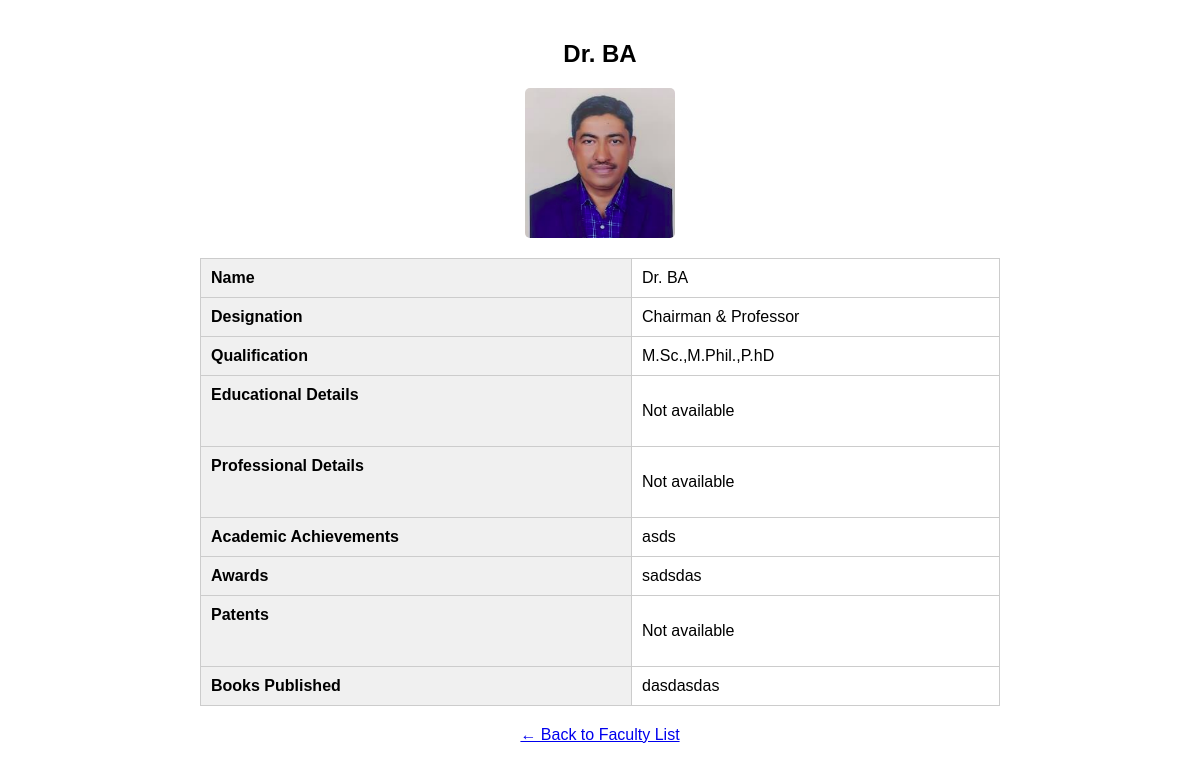
Screenshot of /faculty_details.php?id=14 with the database file from the repository.
### tables this page shows
CREATE TABLE `faculty` (
  `id` int(11) NOT NULL,
  `name` varchar(100) DEFAULT NULL,
  `designation` varchar(50) DEFAULT NULL,
  `qualification` varchar(255) DEFAULT NULL,
  `educational_details` text DEFAULT NULL,
  `professional_details` text DEFAULT NULL,
  `academic` text DEFAULT NULL,
  `awards` text DEFAULT NULL,
  `patents` text DEFAULT NULL,
  `books_published` text DEFAULT NULL,
  `photo` varchar(255) DEFAULT NULL,
  `created_at` timestamp NULL DEFAULT current_timestamp()
);

### faculty_details.php (the view, shortened to what this page needs)
<?php
include 'config.php';
$id = intval($_GET['id']);
$res = mysqli_query($conn, "SELECT * FROM faculty WHERE id=$id");
$faculty = mysqli_fetch_assoc($res);
function render_table($data, $headers) {
    if (!$data) return "<p>Not available</p>";
    $html = "<table border='1' cellspacing='0' cellpadding='5' style='width:100%; margin-top:10px; border-collapse:collapse;'>";
    $html .= "<tr>";
    $html .= "</tr>";
    $html .= "</table>";
    return $html;
}
?>
<!DOCTYPE html>
<html>
<head>
</head>
<body>
<h2><?php echo htmlspecialchars($faculty['name']); ?></h2>
<?php if($faculty['photo'] && file_exists("images/faculty/".$faculty['photo'])){ ?>
    <img src="images/faculty/<?php echo $faculty['photo']; ?>" alt="<?php echo htmlspecialchars($faculty['name']); ?>">
<?php } ?>
<table>
    <tr><th>Name</th><td><?php echo htmlspecialchars($faculty['name']); ?></td></tr>
    <tr><th>Designation</th><td><?php echo htmlspecialchars($faculty['designation']); ?></td></tr>
    <tr><th>Qualification</th><td><?php echo htmlspecialchars($faculty['qualification']); ?></td></tr>
    <tr><th>Educational Details</th><td>
        <?php echo render_table($faculty['educational_details'], ["Sl. No.","Degree/Subjects","University","Year of Award/Passing"]); ?>
    </td></tr>
    <tr><th>Professional Details</th><td>
        <?php echo render_table($faculty['professional_details'], ["Sl. No.","Designation","Institution/University","UG/PG","From","To"]); ?>
    </td></tr>
    <tr><th>Academic Achievements</th><td><?php echo nl2br(htmlspecialchars($faculty['academic'])); ?></td></tr>
    <tr><th>Awards</th><td><?php echo nl2br(htmlspecialchars($faculty['awards'])); ?></td></tr>
    <tr><th>Patents</th><td>
        <?php echo render_table($faculty['patents'], ["Sl. No.","Title of the Patents","Patent number","IPR","Year","Status"]); ?>
    </td></tr>
    <tr><th>Books Published</th><td><?php echo nl2br(htmlspecialchars($faculty['books_published'])); ?></td></tr>
</table>
<p style="text-align:center; margin-top:20px;">
    <a href="faculty.php">← Back to Faculty List</a>
</p>
</body>
</html>

### faculty_details.php (style rules this page uses)
body { font-family: Arial, sans-serif; max-width: 800px; margin: auto; padding: 20px; }
table { border-collapse: collapse; width: 100%; margin-top: 20px; }
th, td { border: 1px solid #ccc; padding: 10px; text-align: left; vertical-align: top; }
th { background-color: #f0f0f0; }
img { display: block; margin: 20px auto; max-width: 150px; border-radius: 5px; }
h2 { text-align: center; }

### rows the page displays
faculty: name "Dr. BA", photo (picture), designation "Chairman & Professor", qualification "M.Sc.,M.Phil.,P.hD", academic "asds", awards "sadsdas", books_published "dasdasdas"
